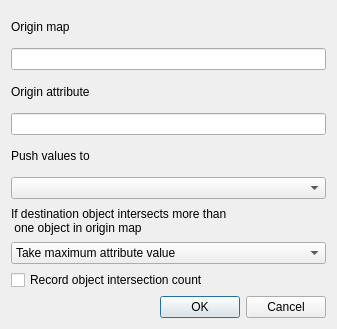
<?xml version="1.0" encoding="UTF-8"?>
<ui version="4.0">
 <class>CPushDialog</class>
 <widget class="QDialog" name="CPushDialog">
  <property name="geometry">
   <rect>
    <x>0</x>
    <y>0</y>
    <width>337</width>
    <height>329</height>
   </rect>
  </property>
  <property name="windowTitle">
   <string>Push Values to Map</string>
  </property>
  <layout class="QVBoxLayout" name="verticalLayout_5">
   <item>
    <layout class="QVBoxLayout" name="verticalLayout">
     <item>
      <widget class="QLabel" name="label">
       <property name="text">
        <string>Origin map</string>
       </property>
      </widget>
     </item>
     <item>
      <widget class="QLineEdit" name="c_origin_layer">
       <property name="readOnly">
        <bool>true</bool>
       </property>
      </widget>
     </item>
    </layout>
   </item>
   <item>
    <layout class="QVBoxLayout" name="verticalLayout_2">
     <item>
      <widget class="QLabel" name="label_2">
       <property name="text">
        <string>Origin attribute</string>
       </property>
      </widget>
     </item>
     <item>
      <widget class="QLineEdit" name="c_origin_attribute">
       <property name="readOnly">
        <bool>true</bool>
       </property>
      </widget>
     </item>
    </layout>
   </item>
   <item>
    <layout class="QVBoxLayout" name="verticalLayout_3">
     <item>
      <widget class="QLabel" name="label_3">
       <property name="text">
        <string>Push values to</string>
       </property>
      </widget>
     </item>
     <item>
      <widget class="QComboBox" name="c_layer_selector"/>
     </item>
    </layout>
   </item>
   <item>
    <layout class="QVBoxLayout" name="verticalLayout_4">
     <item>
      <widget class="QLabel" name="label_4">
       <property name="text">
        <string>If destination object intersects more than
 one object in origin map</string>
       </property>
      </widget>
     </item>
     <item>
      <widget class="QComboBox" name="c_function">
       <item>
        <property name="text">
         <string>Take maximum attribute value</string>
        </property>
       </item>
       <item>
        <property name="text">
         <string>Take minimum attribute value</string>
        </property>
       </item>
       <item>
        <property name="text">
         <string>Take average attribute value</string>
        </property>
       </item>
       <item>
        <property name="text">
         <string>Take total of attribute values</string>
        </property>
       </item>
      </widget>
     </item>
    </layout>
   </item>
   <item>
    <widget class="QCheckBox" name="c_count_intersections">
     <property name="text">
      <string>Record object intersection count</string>
     </property>
    </widget>
   </item>
   <item>
    <layout class="QHBoxLayout" name="horizontalLayout">
     <item>
      <spacer name="horizontalSpacer">
       <property name="orientation">
        <enum>Qt::Horizontal</enum>
       </property>
       <property name="sizeHint" stdset="0">
        <size>
         <width>40</width>
         <height>20</height>
        </size>
       </property>
      </spacer>
     </item>
     <item>
      <widget class="QPushButton" name="c_ok">
       <property name="text">
        <string>OK</string>
       </property>
      </widget>
     </item>
     <item>
      <widget class="QPushButton" name="c_cancel">
       <property name="text">
        <string>Cancel</string>
       </property>
      </widget>
     </item>
    </layout>
   </item>
  </layout>
 </widget>
 <resources/>
 <connections>
  <connection>
   <sender>c_ok</sender>
   <signal>clicked()</signal>
   <receiver>CPushDialog</receiver>
   <slot>OnOK()</slot>
   <hints>
    <hint type="sourcelabel">
     <x>133</x>
     <y>288</y>
    </hint>
    <hint type="destinationlabel">
     <x>46</x>
     <y>277</y>
    </hint>
   </hints>
  </connection>
  <connection>
   <sender>c_cancel</sender>
   <signal>clicked()</signal>
   <receiver>CPushDialog</receiver>
   <slot>OnCancel()</slot>
   <hints>
    <hint type="sourcelabel">
     <x>206</x>
     <y>289</y>
    </hint>
    <hint type="destinationlabel">
     <x>248</x>
     <y>271</y>
    </hint>
   </hints>
  </connection>
 </connections>
 <slots>
  <slot>OnOK()</slot>
  <slot>OnCancel()</slot>
 </slots>
</ui>
